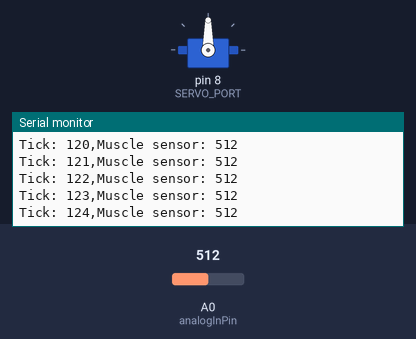
Simulated run of this sketch. Board: Arduino Uno, built with avr-gcc and run on an emulated ATmega328P. On the bench: servo, the last lines printed to the serial monitor. The test bench sets the inputs (shaded band); at power-on: A0 (analogInPin) = 512.

Above: at 1.2 s.
1.3 s: A0 (analogInPin) set to 11
At 1.33 s:
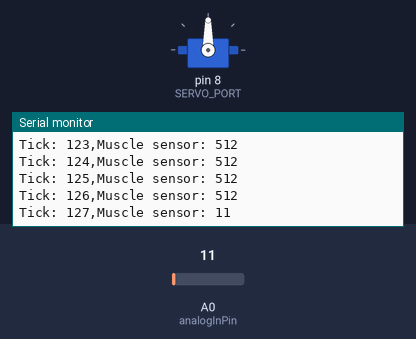
2.8 s: A0 (analogInPin) set to 8
At 2.8 s:
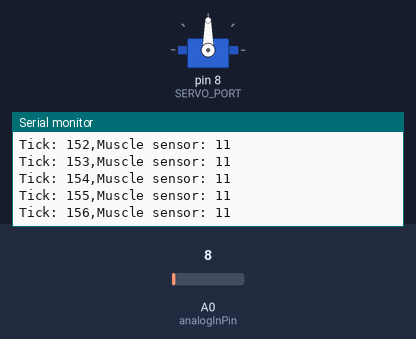
Timing chart, 0 to 5.8 s (numbered marks = the images above; inputs shaded):
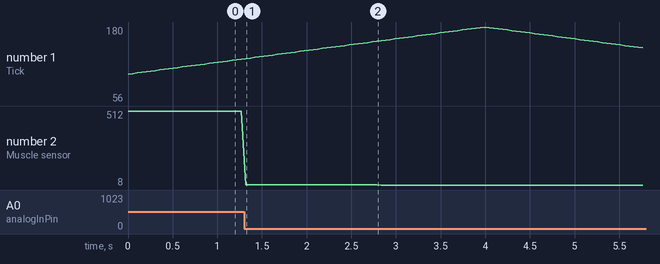

Measured:
- after the input at 1.3 s, the serial monitor: prints a new line at once (image 1)
- plotted number 2: 512 → 11 after the input at 1.3 s

The sketch:

ServoIterator.ino
```cpp
#include <Servo.h>

Servo servo;

const int MAX = 180;
const int MIN = 0;
const int SERVO_PORT = 8;
const int analogInPin = A0;

int tick = 100;
int sensorValue;
char tickAsString[4];
bool goingDownFlag = false;

void setup() {

  Serial.begin(9600);
  servo.attach(SERVO_PORT);
}

void loop() {

  sensorValue = analogRead(analogInPin);

  if (tick < MAX && !goingDownFlag) {
    tick++;
  }
  else {
    goingDownFlag = true;
    tick--;
    if (tick <= MIN) {
      goingDownFlag = false;
    }
  }


  Serial.print("Tick: ");
  Serial.print(tick);
  Serial.print(",");
  Serial.print("Muscle sensor: ");
  Serial.println(sensorValue);

  delay(50);
}
```
